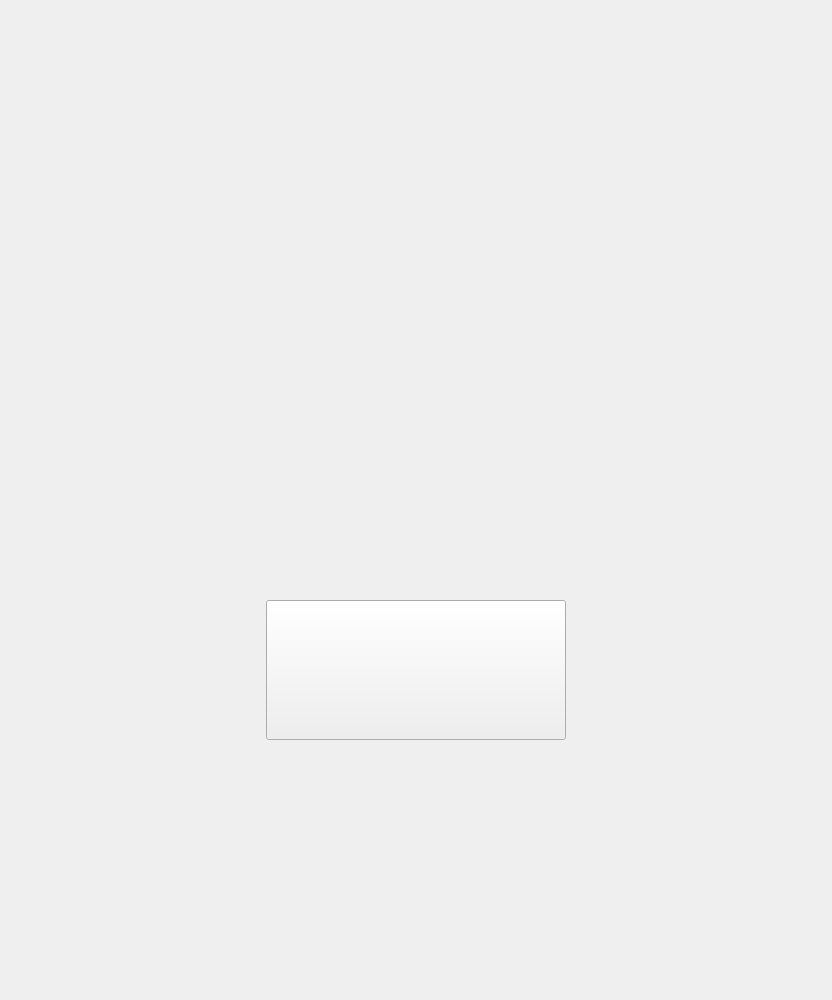
<?xml version="1.0" encoding="UTF-8"?>
<ui version="4.0">
 <class>MenuStackedWidget</class>
 <widget class="QStackedWidget" name="MenuStackedWidget">
  <property name="geometry">
   <rect>
    <x>0</x>
    <y>0</y>
    <width>832</width>
    <height>1000</height>
   </rect>
  </property>
  <property name="windowTitle">
   <string>nim-game</string>
  </property>
  <property name="windowIcon">
   <iconset>
    <normaloff>../assets/icon/Icon.jpg</normaloff>../assets/icon/Icon.jpg</iconset>
  </property>
  <property name="styleSheet">
   <string notr="true"/>
  </property>
  <widget class="QWidget" name="Menu">
   <property name="styleSheet">
    <string notr="true">background-image: url(:/Menu/Background.jpg);
background-repeat: no-repeat;
background-position: center;</string>
   </property>
   <widget class="QPushButton" name="ButtonStart">
    <property name="geometry">
     <rect>
      <x>266</x>
      <y>600</y>
      <width>300</width>
      <height>140</height>
     </rect>
    </property>
    <property name="styleSheet">
     <string notr="true">background-image: url(:/Menu/Start.png);
background-repeat: no-repeat;
background-position: center;</string>
    </property>
    <property name="text">
     <string/>
    </property>
   </widget>
  </widget>
  <widget class="QWidget" name="Game">
   <property name="styleSheet">
    <string notr="true">background-image: url(:/Game/GameBackGround.jpg);
background-repeat: no-repeat;
background-position: center;</string>
   </property>
   <widget class="QLabel" name="StoneCount">
    <property name="geometry">
     <rect>
      <x>390</x>
      <y>710</y>
      <width>81</width>
      <height>81</height>
     </rect>
    </property>
    <property name="font">
     <font>
      <family>Nirmala Text Semilight</family>
      <pointsize>72</pointsize>
     </font>
    </property>
    <property name="autoFillBackground">
     <bool>false</bool>
    </property>
    <property name="styleSheet">
     <string notr="true">background-image: url(&quot;&quot;);
color: rgb(163, 152, 31);</string>
    </property>
    <property name="text">
     <string>15</string>
    </property>
   </widget>
   <widget class="QPushButton" name="ButtonTakeStone">
    <property name="geometry">
     <rect>
      <x>250</x>
      <y>460</y>
      <width>361</width>
      <height>231</height>
     </rect>
    </property>
    <property name="styleSheet">
     <string notr="true">background-image: url(:/Game/TakeStone.png);</string>
    </property>
    <property name="text">
     <string/>
    </property>
   </widget>
   <widget class="QLabel" name="PlayerNumber">
    <property name="geometry">
     <rect>
      <x>730</x>
      <y>170</y>
      <width>51</width>
      <height>81</height>
     </rect>
    </property>
    <property name="font">
     <font>
      <family>Nirmala Text Semilight</family>
      <pointsize>72</pointsize>
     </font>
    </property>
    <property name="autoFillBackground">
     <bool>false</bool>
    </property>
    <property name="styleSheet">
     <string notr="true">background-image: url(&quot;&quot;);
color: rgb(163, 152, 31);</string>
    </property>
    <property name="text">
     <string>1</string>
    </property>
   </widget>
   <widget class="QPushButton" name="Select1Stone">
    <property name="geometry">
     <rect>
      <x>250</x>
      <y>330</y>
      <width>91</width>
      <height>91</height>
     </rect>
    </property>
    <property name="styleSheet">
     <string notr="true">background-image: url(:/Game/Select1Stone.png);
background-repeat: no-repeat;
background-position: center;</string>
    </property>
    <property name="text">
     <string/>
    </property>
   </widget>
   <widget class="QPushButton" name="Select2Stone">
    <property name="geometry">
     <rect>
      <x>380</x>
      <y>330</y>
      <width>91</width>
      <height>91</height>
     </rect>
    </property>
    <property name="styleSheet">
     <string notr="true">background-image: url(:/Game/Select2Stone.png);
background-repeat: no-repeat;
background-position: center;</string>
    </property>
    <property name="text">
     <string/>
    </property>
   </widget>
   <widget class="QPushButton" name="Select3Stone">
    <property name="geometry">
     <rect>
      <x>520</x>
      <y>330</y>
      <width>91</width>
      <height>91</height>
     </rect>
    </property>
    <property name="styleSheet">
     <string notr="true">background-image: url(:/Game/Select3Stone.png);
background-repeat: no-repeat;
background-position: center;</string>
    </property>
    <property name="text">
     <string/>
    </property>
   </widget>
  </widget>
  <widget class="QWidget" name="LoseScreen">
   <property name="styleSheet">
    <string notr="true">background-image: url(:/WinScreenPlayer2/LoseScreen.jpg);
background-repeat: no-repeat;
background-position: center;</string>
   </property>
  </widget>
  <widget class="QWidget" name="WinScreen">
   <property name="styleSheet">
    <string notr="true">background-image: url(:/WinScreenPlayer1/WinScreen.jpg);
background-repeat: no-repeat;
background-position: center;</string>
   </property>
  </widget>
 </widget>
 <resources>
  <include location="resources.qrc"/>
 </resources>
 <connections/>
</ui>
